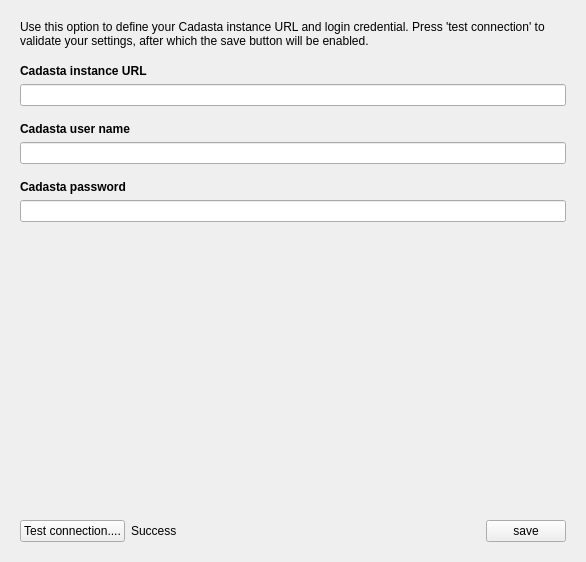
<?xml version="1.0" encoding="UTF-8"?>
<ui version="4.0">
 <class>projectCreation01</class>
 <widget class="QWidget" name="projectCreation01">
  <property name="geometry">
   <rect>
    <x>0</x>
    <y>0</y>
    <width>586</width>
    <height>562</height>
   </rect>
  </property>
  <property name="sizePolicy">
   <sizepolicy hsizetype="MinimumExpanding" vsizetype="MinimumExpanding">
    <horstretch>0</horstretch>
    <verstretch>0</verstretch>
   </sizepolicy>
  </property>
  <property name="styleSheet">
   <string notr="true"/>
  </property>
  <layout class="QVBoxLayout" name="verticalLayout_2">
   <item>
    <widget class="QFrame" name="frame">
     <property name="frameShape">
      <enum>QFrame::NoFrame</enum>
     </property>
     <property name="frameShadow">
      <enum>QFrame::Raised</enum>
     </property>
     <layout class="QVBoxLayout" name="verticalLayout_6">
      <item>
       <widget class="QLabel" name="label_4">
        <property name="text">
         <string>Use this option to define your Cadasta instance URL and login credential. Press 'test connection' to validate your settings, after which the save button will be enabled.</string>
        </property>
        <property name="wordWrap">
         <bool>true</bool>
        </property>
       </widget>
      </item>
      <item>
       <spacer name="verticalSpacer_2">
        <property name="orientation">
         <enum>Qt::Vertical</enum>
        </property>
        <property name="sizeType">
         <enum>QSizePolicy::Maximum</enum>
        </property>
        <property name="sizeHint" stdset="0">
         <size>
          <width>20</width>
          <height>10</height>
         </size>
        </property>
       </spacer>
      </item>
      <item>
       <layout class="QVBoxLayout" name="verticalLayout">
        <item>
         <widget class="QLabel" name="label">
          <property name="font">
           <font>
            <weight>75</weight>
            <bold>true</bold>
           </font>
          </property>
          <property name="text">
           <string>Cadasta instance URL</string>
          </property>
         </widget>
        </item>
        <item>
         <widget class="QLineEdit" name="url_input">
          <property name="enabled">
           <bool>true</bool>
          </property>
          <property name="minimumSize">
           <size>
            <width>250</width>
            <height>0</height>
           </size>
          </property>
          <property name="maximumSize">
           <size>
            <width>16777215</width>
            <height>16777215</height>
           </size>
          </property>
          <property name="maxLength">
           <number>32767</number>
          </property>
         </widget>
        </item>
       </layout>
      </item>
      <item>
       <spacer name="verticalSpacer_3">
        <property name="orientation">
         <enum>Qt::Vertical</enum>
        </property>
        <property name="sizeType">
         <enum>QSizePolicy::Maximum</enum>
        </property>
        <property name="sizeHint" stdset="0">
         <size>
          <width>20</width>
          <height>10</height>
         </size>
        </property>
       </spacer>
      </item>
      <item>
       <layout class="QVBoxLayout" name="verticalLayout_3">
        <item>
         <widget class="QLabel" name="label_2">
          <property name="font">
           <font>
            <weight>75</weight>
            <bold>true</bold>
           </font>
          </property>
          <property name="text">
           <string>Cadasta user name</string>
          </property>
         </widget>
        </item>
        <item>
         <widget class="QLineEdit" name="username_input">
          <property name="minimumSize">
           <size>
            <width>250</width>
            <height>0</height>
           </size>
          </property>
          <property name="maximumSize">
           <size>
            <width>16777215</width>
            <height>16777215</height>
           </size>
          </property>
          <property name="inputMethodHints">
           <set>Qt::ImhNone</set>
          </property>
          <property name="echoMode">
           <enum>QLineEdit::Normal</enum>
          </property>
         </widget>
        </item>
       </layout>
      </item>
      <item>
       <spacer name="verticalSpacer_4">
        <property name="orientation">
         <enum>Qt::Vertical</enum>
        </property>
        <property name="sizeType">
         <enum>QSizePolicy::Maximum</enum>
        </property>
        <property name="sizeHint" stdset="0">
         <size>
          <width>20</width>
          <height>10</height>
         </size>
        </property>
       </spacer>
      </item>
      <item>
       <layout class="QVBoxLayout" name="verticalLayout_5">
        <item>
         <widget class="QLabel" name="label_5">
          <property name="font">
           <font>
            <weight>75</weight>
            <bold>true</bold>
           </font>
          </property>
          <property name="text">
           <string>Cadasta password</string>
          </property>
         </widget>
        </item>
        <item>
         <widget class="QLineEdit" name="password_input">
          <property name="enabled">
           <bool>true</bool>
          </property>
          <property name="minimumSize">
           <size>
            <width>250</width>
            <height>0</height>
           </size>
          </property>
          <property name="maximumSize">
           <size>
            <width>16777215</width>
            <height>16777215</height>
           </size>
          </property>
          <property name="maxLength">
           <number>32767</number>
          </property>
          <property name="echoMode">
           <enum>QLineEdit::Password</enum>
          </property>
         </widget>
        </item>
       </layout>
      </item>
      <item>
       <spacer name="verticalSpacer">
        <property name="orientation">
         <enum>Qt::Vertical</enum>
        </property>
        <property name="sizeHint" stdset="0">
         <size>
          <width>20</width>
          <height>40</height>
         </size>
        </property>
       </spacer>
      </item>
      <item>
       <layout class="QHBoxLayout" name="horizontalLayout">
        <item>
         <widget class="QPushButton" name="test_connection_button">
          <property name="cursor">
           <cursorShape>OpenHandCursor</cursorShape>
          </property>
          <property name="text">
           <string>Test connection....</string>
          </property>
         </widget>
        </item>
        <item>
         <widget class="QLabel" name="ok_label">
          <property name="text">
           <string>Success</string>
          </property>
         </widget>
        </item>
        <item>
         <spacer name="horizontalSpacer">
          <property name="orientation">
           <enum>Qt::Horizontal</enum>
          </property>
          <property name="sizeHint" stdset="0">
           <size>
            <width>40</width>
            <height>20</height>
           </size>
          </property>
         </spacer>
        </item>
        <item>
         <widget class="QPushButton" name="save_button">
          <property name="cursor">
           <cursorShape>OpenHandCursor</cursorShape>
          </property>
          <property name="text">
           <string>save</string>
          </property>
         </widget>
        </item>
       </layout>
      </item>
     </layout>
     <zorder>label_4</zorder>
     <zorder>horizontalLayoutWidget</zorder>
     <zorder>verticalLayoutWidget</zorder>
     <zorder>label</zorder>
     <zorder>verticalLayoutWidget_2</zorder>
     <zorder>verticalLayoutWidget_3</zorder>
     <zorder>verticalSpacer</zorder>
     <zorder>verticalSpacer_2</zorder>
     <zorder>verticalSpacer_3</zorder>
     <zorder>verticalSpacer_4</zorder>
    </widget>
   </item>
  </layout>
 </widget>
 <resources/>
 <connections/>
</ui>
